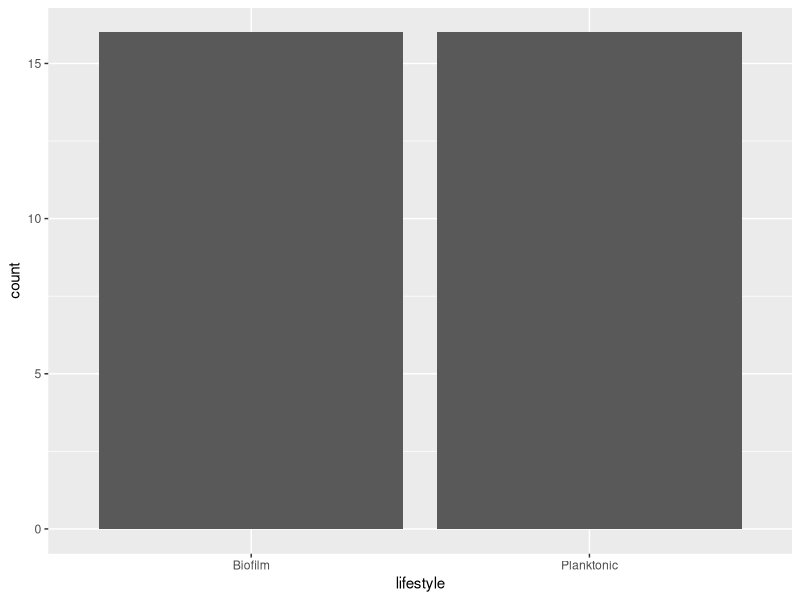
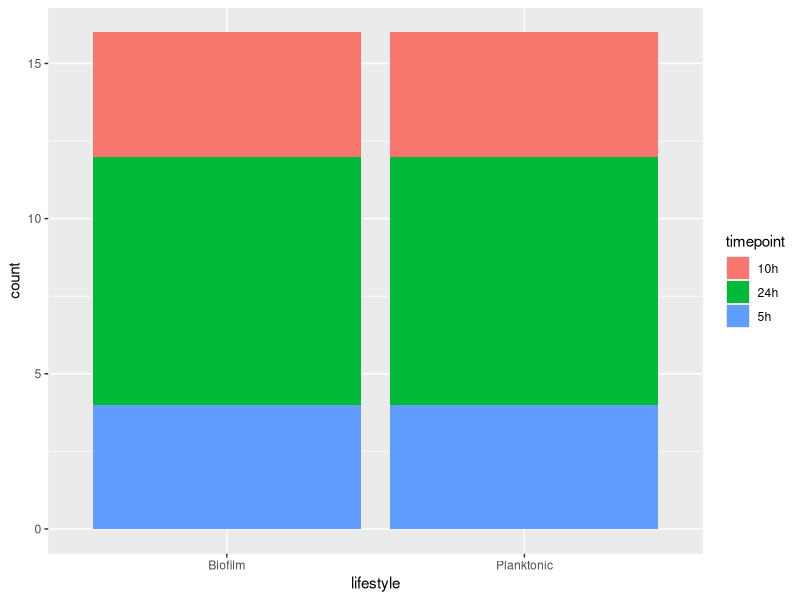
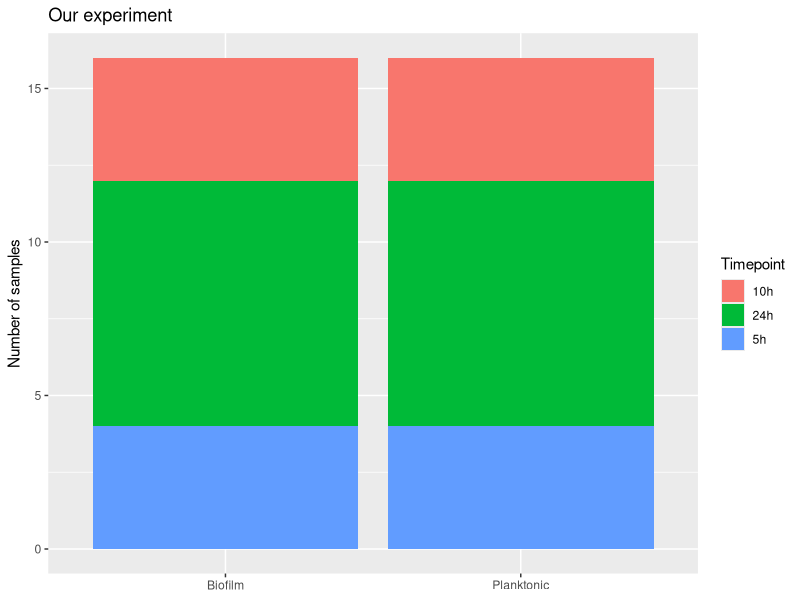
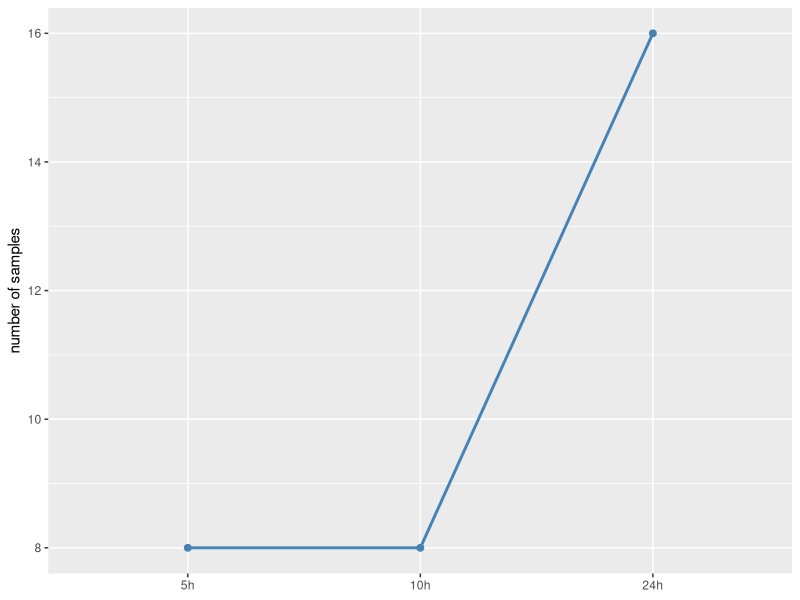
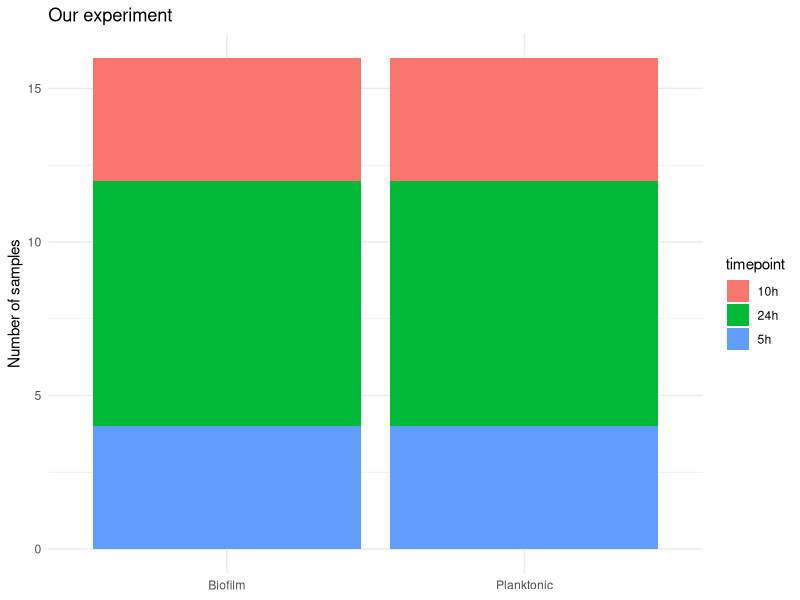
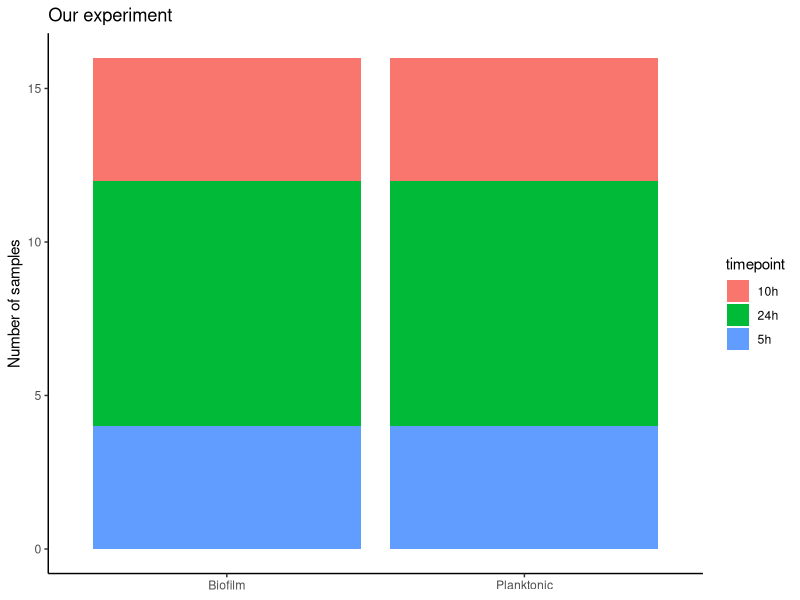
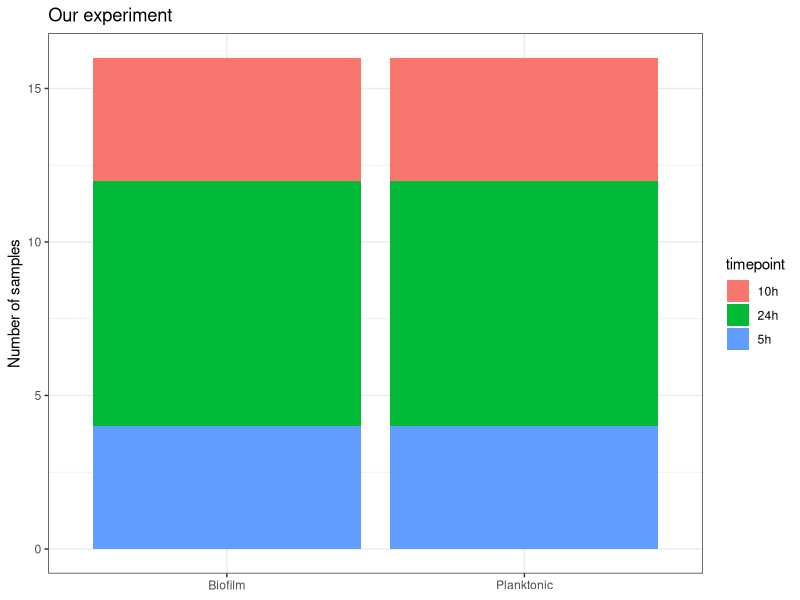
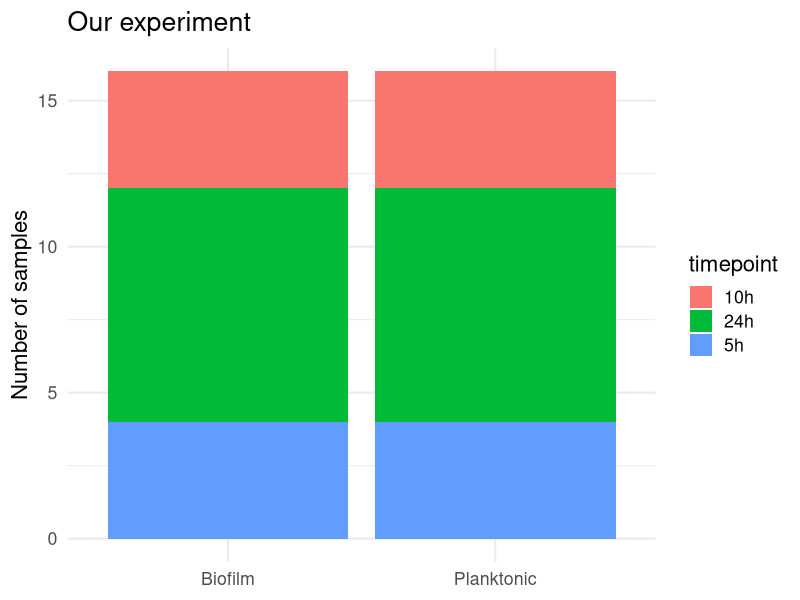

Recreate these plots in R, in order.
## ---- chunk 1
library(tidyverse)
library(here)   # here() builds paths from the project root, so they work wherever you run this
meta <- read_tsv(here("project/data", "metadata.tsv"), show_col_types = FALSE)
## ---- chunk 2
ggplot(meta, aes(x = lifestyle)) +   # data + aesthetic
  geom_bar()                         # geom: one bar per group
## ---- chunk 3
ggplot(meta, aes(x = lifestyle, fill = timepoint)) +
  geom_bar()
## ---- chunk 4
ggplot(meta, aes(x = lifestyle, fill = timepoint)) +
  geom_bar() +
  labs(title = "Our experiment", x = NULL, y = "Number of samples", fill = "Timepoint")
## ---- chunk 5
meta %>%
  count(timepoint) %>%
  mutate(timepoint = factor(timepoint, levels = c("5h", "10h", "24h"))) %>%
  ggplot(aes(x = timepoint, y = n, group = 1)) +
  geom_line(linewidth = 1, colour = "steelblue") +
  geom_point(size = 2, colour = "steelblue") +
  labs(x = NULL, y = "number of samples")
## ---- chunk 6
p <- ggplot(meta, aes(x = lifestyle, fill = timepoint)) +
  geom_bar() +
  labs(title = "Our experiment", x = NULL, y = "Number of samples")

p + theme_minimal()
## ---- chunk 7
p + theme_classic()
## ---- chunk 8
p + theme_bw()
## ---- chunk 9
p + theme_minimal(base_size = 16)
